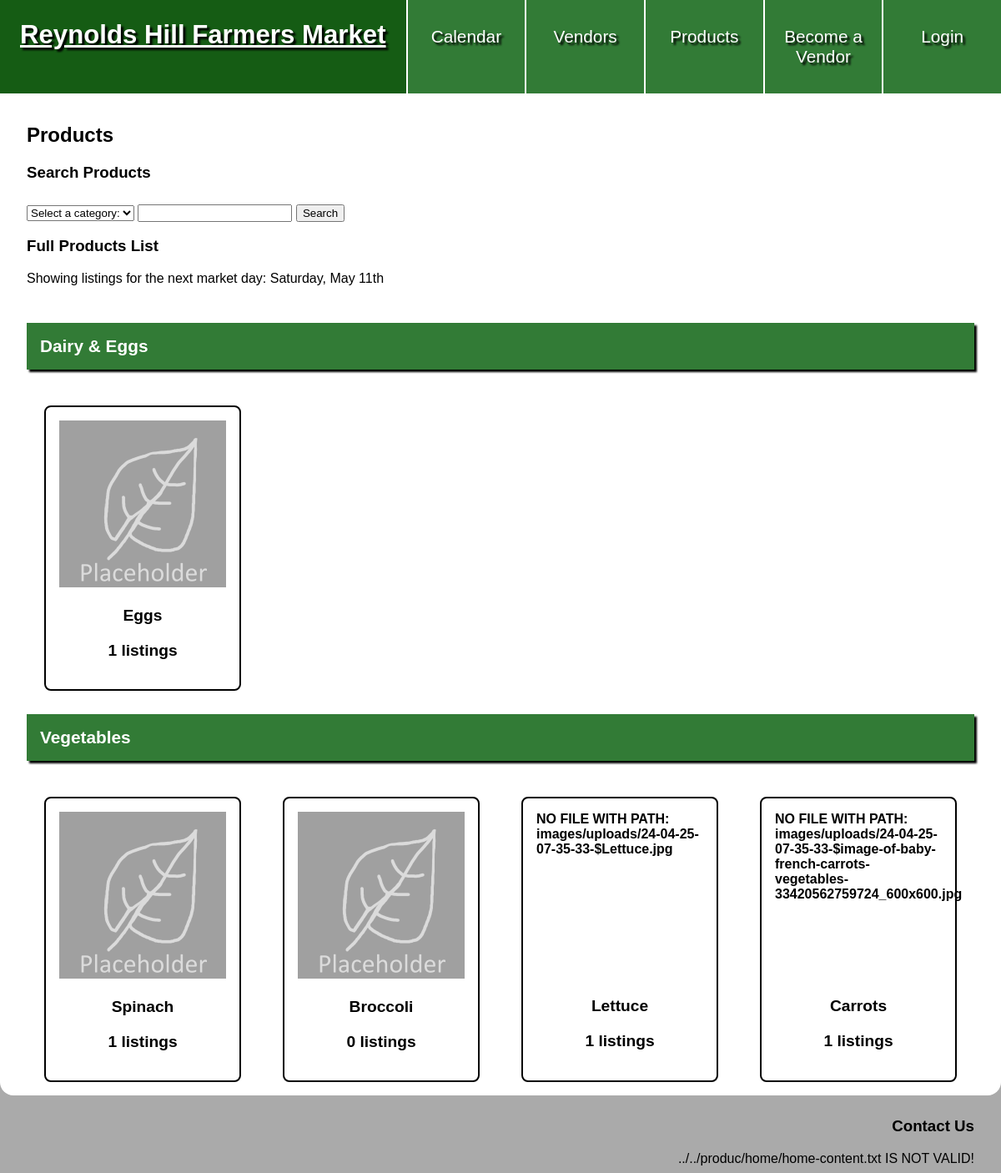
Before: /products.php with the older database file.
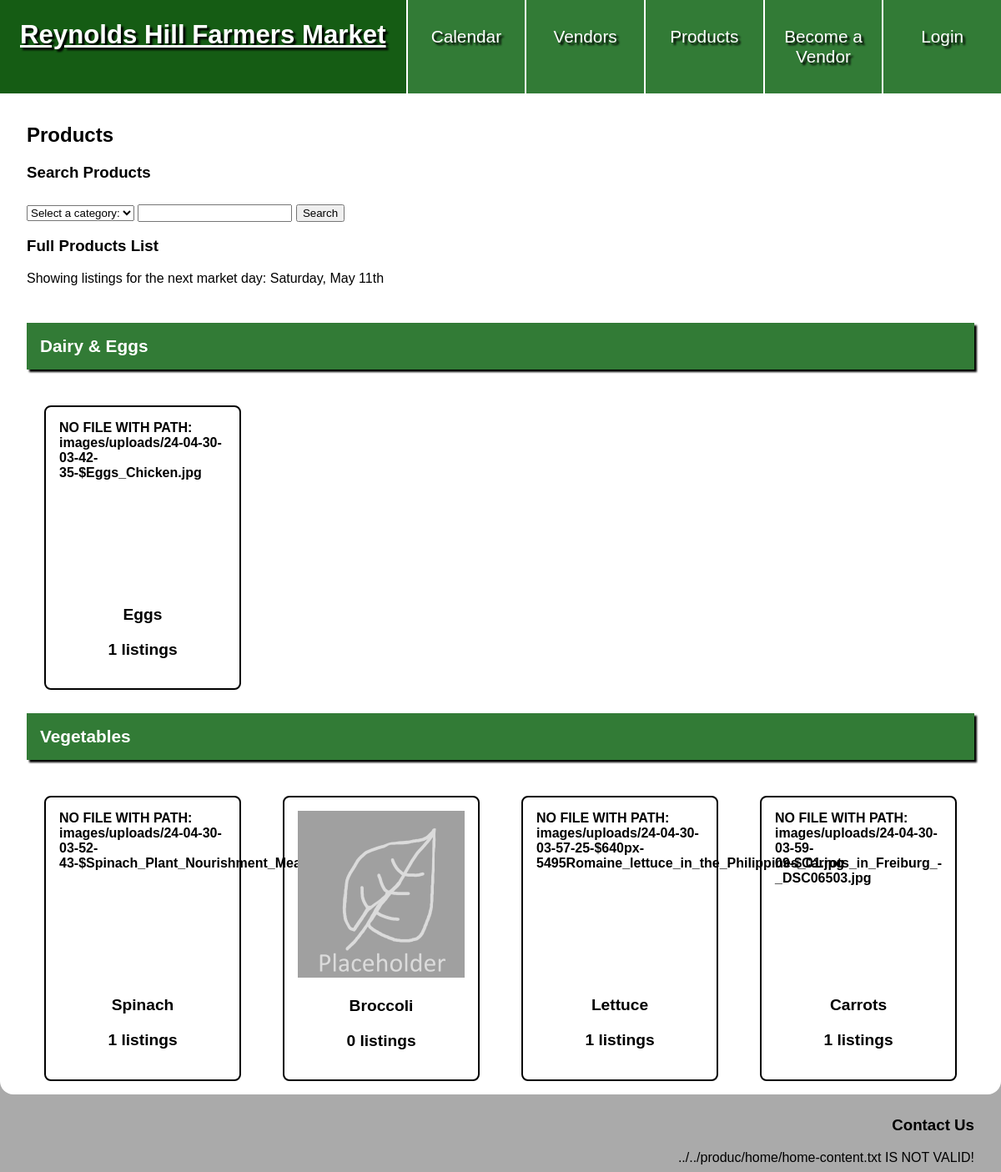
After: the same page with the newer database file.
### tables this page shows
CREATE TABLE `calendar` (
  `calendar_id` int NOT NULL,
  `date` date NOT NULL
);

CREATE TABLE `products` (
  `product_id` int NOT NULL,
  `prd_category_id` int NOT NULL,
  `product_name` varchar(50) NOT NULL
);

CREATE TABLE `images` (
  `image_id` int NOT NULL,
  `im_user_id` int NOT NULL,
  `content` varchar(255) NOT NULL,
  `upload_date` datetime NOT NULL DEFAULT CURRENT_TIMESTAMP,
  `alt_text` text,
  `im_vendor_id` int DEFAULT NULL,
  `im_product_id` int DEFAULT NULL,
  `image_purpose` varchar(255) DEFAULT NULL
);

### private/initialize.php (called while the page is built, shortened)
<?php
  require_once('functions.php');
  require_once('classes/Session.class.php');
  require_once('classes/DatabaseObject.class.php');
  require_once('classes/CalendarDate.class.php');
  require_once('classes/Product.class.php');
  require_once('classes/VendorInventory.class.php');
  require_once('classes/Image.class.php');
  $session = new Session;
?>

### private/classes/Session.class.php (called while the page is built, shortened)
<?php
class Session
{
  private $user_id;
  private $role;
  public function is_logged_in() {
    return isset($this->user_id) && $this->last_login_is_recent();
  }
  public function is_admin_logged_in() {
    return $this->is_logged_in() && ($this->role == 'a' || $this->role == 's');
  }
}

### private/classes/CalendarDate.class.php (called while the page is built, shortened)
<?php
class CalendarDate extends DatabaseObject {
  public $calendar_id;
  public $date;
  public function print_date() {
    $explodedDate = explode('-', $this->date);
    $year = $explodedDate[0];
    $month = $explodedDate[1];
    $day = $explodedDate[2];
    return date('l, F jS', mktime(0, 0, 0, $month, $day, $year));
  }
  static public function get_next_market_day() {
    $sql = "SELECT * FROM calendar ";
    $sql .= "WHERE date >= '" . date("Y-m-d") . "' ";
    $sql .= "ORDER BY date ";
    $sql .= "LIMIT 1;";
    $result = static::find_by_sql($sql);
    if(!empty($result)){
      $next_market_day = $result[0];
      return $next_market_day;
    } else {
      return false;
    }
  }
  public function get_vendor_ids(){
    $sql = "SELECT li_vendor_id ";
    $sql .= "FROM calendar_listing ";
    $sql .= "WHERE li_calendar_id = '" . $this->calendar_id . "';";
    $result = self::$database->query($sql);
    $vendor_ids = [];
    while($row = $result->fetch_assoc()) {
      $vendor_id = '';
      foreach($row as $property => $value) {
        if($property === 'li_vendor_id'){
          $vendor_id = $value;
        }
      }
      if($vendor_id !== ''){
        $vendor_ids[] = $vendor_id;
      }
    }
    if(!empty($vendor_ids)){
      return $vendor_ids;
    } else {
      return false;
    }
  }
}
?>

### private/classes/DatabaseObject.class.php (called while the page is built, shortened)
<?php
class DatabaseObject {
  static protected $database;
  static public function set_database($database) {
    self::$database = $database;
  }
  static public function find_by_sql($sql) {
    $result = self::$database->query($sql);
    $object_array = [];
    while($record = $result->fetch_assoc()) {
      $object_array[] = static::instantiate($record);
    }
    if(count($object_array) > 0){
      return $object_array;
    } else {
      return false;
    }
  }
  static protected function instantiate($record) {
    $object = new static;
    foreach($record as $property => $value) {
      if(property_exists($object, $property)) {
        $object->$property = $value;
      }
    }
    return $object;
  }
}
?>

### private/classes/VendorInventory.class.php (called while the page is built, shortened)
<?php
class VendorInventory extends DatabaseObject {
  static protected $table_name = 'vendor_inventory';
  static public function find_by_product_with_wl($product_id, $vendor_ids) {
    $sql = "SELECT * FROM " . static::$table_name . " ";
    $sql .= "WHERE inv_product_id = '" . $product_id . "' ";
    $sql .= "AND inv_vendor_id IN (";
    $vendor_id_whitelist = array_merge($vendor_ids);
    while($vendor_id_whitelist){
      $current_id = array_shift($vendor_id_whitelist);
      $sql .=  $current_id;
    }
    $sql .= ");";
    $obj_array = static::find_by_sql($sql);
    if(!empty($obj_array)) {
      return $obj_array;
    } else {
      return false;
    }
  }
}
?>

### private/classes/Product.class.php (the view, shortened to what this page needs)
<?php
class Product extends DatabaseObject {
  static public function find_all_products() {
    $sql = "SELECT p.product_id, p.prd_category_id, c.category_name, p.product_name ";
    $sql .= "FROM products p, product_categories c ";
    $sql .= "WHERE p.prd_category_id = c.category_id;";
    return static::find_by_sql($sql);
  }
  static public function populate_listings_by_date($product_array, $given_date){
    $vendor_ids = $given_date->get_vendor_ids();
    $populated_products = [];
    foreach($product_array as $product) {
      $product->inventory_listings = VendorInventory::find_by_product_with_wl($product->product_id, $vendor_ids);
      $populated_products[] = $product;
    }
    return $populated_products;
  }
  static public function create_product_list($sorted_product_array, $selected_images_by_product_id=[]){
    $has_images = false;
    if(count($selected_images_by_product_id) > 0) {
      $has_images = true;
    }
    foreach($sorted_product_array as $category_name => $products){
      echo '<div class="product-group">';
      echo "<h4>" . $category_name . "</h4>";
      foreach($products as $product){
        echo '<a href="' . url_for('/products/show.php' . '?id=' . $product->product_id) . '">';
        echo "<div>";
        if($has_images) {
          echo '<div class="product-image">';
          if(array_key_exists($product->product_id, $selected_images_by_product_id)) {
            $selected_images_by_product_id[$product->product_id]->print_image(200, 200);
          } else {
            Image::print_placeholder(200, 200);
          }
          echo '</div>';
        }
        echo "<p>" . $product->product_name . "</p>";
        $listing_count = ($product->inventory_listings) ? count($product->inventory_listings) : 0;
        echo "<p>" . $listing_count . " listings</p>";
        echo "</div>";
        echo "</a>";
      }
      echo "</div>";
    }
  }
}
?>

### private/shared/public_header.php (shortened to what this page needs)
<!DOCTYPE html>
<html lang="en">
<head>
  <link rel="stylesheet" href="<?php echo url_for("/css/styles.css"); ?>">
</head>
<body>
  <div id="wrapper">
    <header>
      <nav>
        <a href="<?php echo url_for('/index.php') ?>">
          <h1>Reynolds Hill Farmers Market</h1>
        </a>
        <ul>
          <li><a href="<?php echo url_for('/calendar.php') ?>">Calendar</a></li>
          <li><a href="<?php echo url_for('/vendors.php') ?>">Vendors</a></li>
          <li><a href="<?php echo url_for('/products.php') ?>">Products</a></li>
          <?php
          if ($session->is_logged_in()) { ?>
            <li id="logged-in">
              <a href="<?php echo url_for('/users/show.php?id=' . $session->get_user_id()); ?>"><span>User: <?php echo $session->display_name; ?></span></a>
              <?php
                if($session->has_vendor() && !$session->is_pending ){
                  echo '<a href="' . url_for('/vendors/user_view.php?id=' . $session->active_vendor_id) . '">' . $session->active_vendor_name . '</a>';
                }
              ?>
              <?php
                if(!$session->has_vendor()){
                  echo '<a href="' . url_for('/pending_vendors/create.php') . '">Apply to be a Vendor</a>';
                }
              ?>
              <?php
                if($session->has_vendor() && $session->is_pending ){
                  echo '<a href="' . url_for('/pending_vendors/show.php?id=' . $session->active_vendor_id) . '">View your pending application</a>';
                }
              ?>
              <a href="<?php echo url_for('/logout.php'); ?>">Logout</a>
            </li>
          <?php }
          else { ?>
            <li><a href="<?php echo url_for('/signup.php') ?>">Become a Vendor</a></li>
            <li><a href="<?php echo url_for('/login.php') ?>">Login</a></li>
          <?php } ?>
        </ul>
      </nav>
    </header>

### public/products.php (shortened to what this page needs)
<?php require_once('../private/initialize.php'); ?>
<?php include(SHARED_PATH . '/public_header.php'); ?>
<?php
  $products = Product::find_all_products();
  $next_market_day = CalendarDate::get_next_market_day();
  if(!isset($next_market_day)) {
    $sorted_product_array = Product::sort_into_categories($products);
  } else {
    $populated_products = Product::populate_listings_by_date($products, $next_market_day);
    $sorted_product_array = Product::sort_into_categories($populated_products);
  }
  $product_images = Image::find_by_purpose('inventory');
  if(isset($product_images)) {
    $images_sorted_by_product_id = Image::sort_images_by_product_id($product_images);
    $selected_images_by_product_id = Image::randomly_select_image_per_product($images_sorted_by_product_id);
  }
?>
  <main id="product">
    <h2>Products</h2>
    <h3>Search Products</h3>
    <form action="<?php echo url_for('products.php'); ?>" method="post">
      <select id="product-category" name="product-category">
        <option value="">Select a category:</option>
      </select>
      <input type="text" name="product-search" id="product-search" list="product-suggestions">
      <input type="submit" value="Search">
    </form>
    <h3>Full Products List</h3>
    <?php
      if(isset($next_market_day)){
        echo '<p>Showing listings for the next market day: ' . $next_market_day->print_date() . '</p>';
      }
      if($session->is_admin_logged_in()) {
         ?>
        <a href="<?php echo url_for('/products/create_category.php'); ?>" class="edit-button">Create New Product Category</a>
        <a href="<?php echo url_for('/products/create.php') ; ?>" class="create-button">Create a New Product</a>
        <?php
        Product::create_admin_crud_table($sorted_product_array, $selected_images_by_product_id ?? []);
      } else {
        Product::create_product_list($sorted_product_array, $selected_images_by_product_id ?? []);
      }
    ?>
  </main>
<?php include(SHARED_PATH . '/public_footer.php'); ?>

### private/classes/Image.class.php (shortened to what this page needs)
<?php
class Image extends DatabaseObject {
  static protected $table_name = 'images';
  public $content;
  static public $public_image_path = 'images/uploads/';
  static public $placeholder_image_path = 'images/placeholder.png';
  static public function find_by_purpose($image_purpose) {
    $sql = "SELECT * FROM " . static::$table_name . " ";
    $sql .= "WHERE image_purpose = '" . $image_purpose . "';";
    return static::find_by_sql($sql);
  }
  public function print_image($max_width, $max_height, $grow=true) {
    if(!file_exists(path_to_public() . Image::$public_image_path . $this->content)) {
      echo "NO FILE WITH PATH: " . path_to_public() . Image::$public_image_path . $this->content;
      return false;}
  }
  static public function print_placeholder($max_width, $max_height, $grow=true) {
    $default_width = 400;
    $default_height = 400;
    $width_ratio = $max_width/$default_width;
    $height_ratio = $max_height/$default_height;
    $image_ratio = min($width_ratio, $height_ratio);
    $width = floor($default_width * $image_ratio);
    $height = floor($default_height * $image_ratio);
    echo '<img src="' . url_for(Image::$placeholder_image_path) . '" alt="A placeholder image for product icons." width="' . $width . '" height="' . $height . '">';
  }
}

### private/shared/public_footer.php (shortened to what this page needs)
</div>
<footer>
  <h3>Contact Us</h3>
  <?php
  print_as_lines(read_contact_info());
  ?>

### private/functions.php (shortened to what this page needs)
<?php
function url_for($script_path) {
  if($script_path[0] != '/') {
    $script_path = "/" . $script_path;
  }
  return WWW_ROOT . $script_path;
}
function path_to_public() {
  $current_location = $_SERVER['REQUEST_URI'];
  $path_here_from_public = substr(strstr($current_location, '/public/'), 8);
  $num_folders = substr_count($path_here_from_public, '/');
  $path_back_to_public = '';
  $counter = 0;
  return $path_back_to_public;
}
function read_contact_info() {
  $filepath = path_to_public() . '../..' . url_for('/home/home-content.txt');
  $readFile = fopen($filepath, "r");
  if(!$readFile) {
    echo $filepath . " IS NOT VALID!";
    exit;
  }
  $contact_info_content = [];
  return $contact_info_content;
}
?>

### public/css/styles.css (style rules this page uses)
* { box-sizing: border-box; }
html { font: 16px Verdana, Geneva, Tahoma, sans-serif; }
body { background-color: #aaa; margin: 0; }
img { height: auto; max-width: 100%; }
#wrapper { background-color: #fff; border-radius: 0 0 1rem 1rem; max-width: 1400px; margin: 0 auto; }
header { background-color: #327b36; color: #fff; }
header a { color: #fff; flex-shrink: 2; text-decoration: none; }
h1 { filter: drop-shadow(3px 3px 1px #000); margin: 0; min-width: 325px; padding: 1.5rem; text-wrap: wrap; }
header nav { display: grid; flex-grow: 1; grid-template-columns: auto 1fr; font-size: 1.3rem; height: min-content; min-height: 96px; }
nav ul { display: flex; flex: 1; list-style: none; margin: 0; padding: 0; }
nav li { align-items: stretch; border-left: #fff 2px solid; display: flex; flex: 1; }
header nav li a { filter: drop-shadow(3px 3px 1px #000); text-align: center; }
header nav ul:first-of-type li a { flex-grow: 1; padding: 2rem 1rem; }
main { padding: 1rem 2rem; }
main input[type="submit"] { margin-top: .5rem; }
#product .product-group { column-gap: .5rem; display: grid; grid-template-columns: repeat(auto-fit, minmax(230px, 1fr)); row-gap: 1rem; }
#product h4 { background-color: #327b36; color: #fff; filter: drop-shadow(3px 3px 1px #000); font-size: 1.3rem; grid-column: 1 / -1; padding: 1rem; position: sticky; top: 2px; }
#product .product-group a { border: 2px solid black; border-radius: 8px; color: #000; display: inline-block; font-weight: bold; padding: 1rem; margin: 0 auto; max-width: 236px; text-decoration: none; }
#product .product-group a p { font-size: 1.2rem; text-align: center; }
#product .product-image { min-height: 203px; }
footer { max-width: 1400px; margin: 0 auto; padding: .5rem 2rem; text-align: right; }

Changed rows visible on the page:
removed images: content "24-04-25-07-35-33-$Lettuce.jpg"
removed images: content "24-04-25-07-35-33-$image-of-baby-french-carrots-vegetables-33420562759724_600x600.jpg"
added images: content "24-04-30-03-42-35-$Eggs_Chicken.jpg"
added images: content "24-04-30-03-52-43-$Spinach_Plant_Nourishment_Meal_Fresh_Healthy_Bio.jpg"
added images: content "24-04-30-03-57-25-$640px-5495Romaine_lettuce_in_the_Philippines_01.jpg"
added images: content "24-04-30-03-59-09-$Carrots_in_Freiburg_-_DSC06503.jpg"
Other visible differences:
new list line: "NO FILE WITH PATH:"
